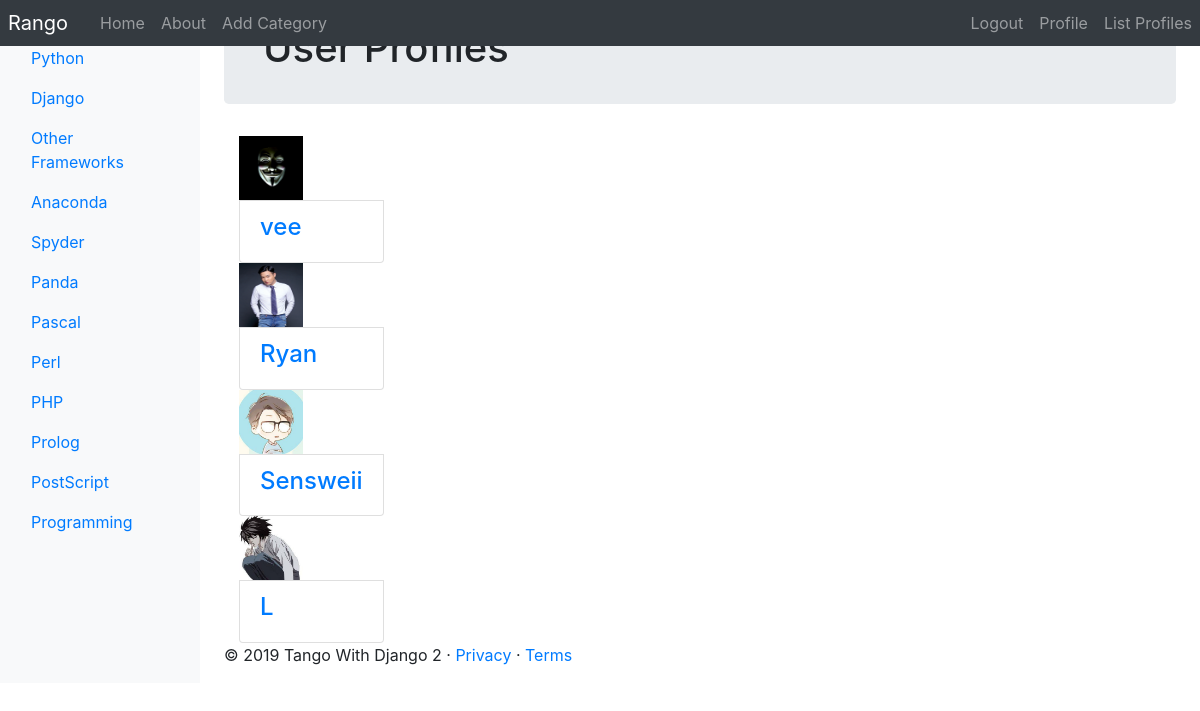
The page /rango/profiles/ (signed in) on the database its author committed.
### rango/models.py (models this page shows, shortened)
class Category(models.Model):
    name = models.CharField(max_length=128, unique=True)
    views = models.IntegerField(default=0)
    likes = models.IntegerField(default=0)
    slug = models.SlugField(unique=True)
    class Meta:
        verbose_name_plural = 'Categories'

class UserProfile(models.Model):
    user = models.OneToOneField(User, on_delete=models.CASCADE)
    website = models.URLField(blank=True)
    picture = models.ImageField(upload_to='profile_images', blank=True)

### rango/views.py (the view)
# urls.py: path('profiles/', views.list_profiles, name='list_profiles'),
@login_required
def list_profiles(request):
    userprofile_list = UserProfile.objects.all()
    return render(request, 'rango/list_profiles.html',
                    {'userprofile_list' : userprofile_list})

### rango/templatetags/rango_template_tags.py (called while the page is built)
@register.inclusion_tag('rango/cats.html')
def get_category_list(cat = None):
    return {'cats': Category.objects.all(),
            'act_cat': cat}

### templates/rango/list_profiles.html (shortened to what this page needs)
{% extends 'rango/base.html' %}
{% load staticfiles %}
{% block body_block %}
  <div class="jumbotron p-4">
    <div class="container">
      <h1 class="jumbotron-heading">User Profiles</h1>
    </div>
  </div>
  <div class="container">
    <div class="row">
      {% if userprofile_list %}
          <div class="panel-heading">
          <div class="panel-body">
          <div class="list-group">
              {% for listuser in userprofile_list %}
                  <div class="container">
                    {% if listuser.picture %}
                      <img width="64" height="64" src="{{ MEDIA_URL }}{{ listuser.picture }}" alt="{{listuser.username}}">
                    {% else %}
                      <img width="64" height="64" src="{% static "images/blank.png" %}"/>
                    {% endif %}
                      <div class="list-group-item">
                      <h4 class="list-group-item-heading">
                      <a href="{% url 'rango:profile' listuser.user.username %}">
                              {{ listuser.user.username }}</a>
                      </h4>
                      </div>
                  </div>
              {% endfor %}
          </div>
          </div>
          </div>
      {% else %}
          <p>There are no users for the site.</p>
      {% endif %}
    </div>
  </div>
{% endblock %}

### templates/rango/cats.html (shortened to what this page needs)
<ul class="nav flex-column">
  {% if cats %}
      {% for c in cats %}
      {% if c == act_cat %}
          <li class="nav-item">
              <a class="nav-link active" href="{% url 'rango:show_category' c.slug %}">
              <span data-feather="at-sign"></span>{{ c.name }}</a>
          </li>
      {% else %}
          <li class="nav-item">
              <a class="nav-link" href="{% url 'rango:show_category' c.slug %}">
              {{ c.name }}</a>
          </li>
      {% endif %}
      {% endfor %}
  {% else %}
      <li class="nav-item">No Categories Yet!</li>
  {% endif %}
</ul>

### rows shown on the page
Category: name "Python"
Category: name "Django"
Category: name "Other Frameworks"
Category: name "Anaconda"
Category: name "Spyder"
Category: name "Panda"
Category: name "Pascal"
Category: name "Perl"
Category: name "PHP"
Category: name "Prolog"
Category: name "PostScript"
Category: name "Programming"
UserProfile: picture (picture), user.username "vee"
UserProfile: picture (picture), user.username "Ryan"
UserProfile: picture (picture), user.username "Sensweii"
UserProfile: picture (picture), user.username "L"
